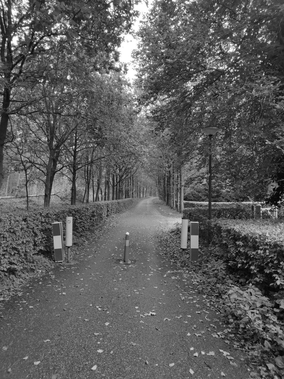
#> input picture Lab3/dataset/agv_clean.png, 284 x 379 px, shrunk from 1024 x 1365 before the run; the run also reads 1 picture not shown here
$ python task3_unsharp_highboost.py   (older library calls are emulated)
#> lines starting #> are read from the running program, lines starting #| are printed output that depends on the picture
import cv2
import numpy as np
import matplotlib.pyplot as plt
import os


# ============================================================
# TASK 3 - UNSHARP MASKING / HIGH-BOOST FILTERING
# ============================================================

output_dir = "../output/task3"
os.makedirs(output_dir, exist_ok=True)


# ------------------------------------------------------------
# Read images
# ------------------------------------------------------------

clean = cv2.imread(
    "../dataset/agv_clean.png",
    cv2.IMREAD_GRAYSCALE
)
#> clean is the input picture: shape (379, 284); min 0, max 255, mean 92.3

noisy = cv2.imread(
    "../dataset/agv_noisy_sigma10.png",
    cv2.IMREAD_GRAYSCALE
)

if clean is None or noisy is None:
    print("Error: Required images not found.")
    exit()


# ============================================================
# FROM-SCRATCH CORRELATION
# ============================================================

def correlate2d(image, kernel):

    image = image.astype(np.float32)
    kernel = kernel.astype(np.float32)

    h, w = image.shape
#> h = 379; w = 284
    kh, kw = kernel.shape

    ph = kh // 2
    pw = kw // 2

    padded = np.pad(
        image,
        (
            (ph, ph),
            (pw, pw)
        ),
        mode="constant",
        constant_values=0
    )
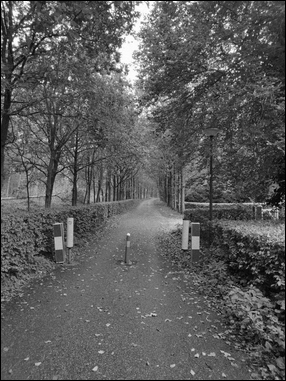
#> padded: shape (381, 286) float32; min 0, max 255, mean 90.7

    output = np.zeros_like(
        image,
        dtype=np.float32
    )

    for i in range(h):

        for j in range(w):

            region = padded[
                i:i + kh,
                j:j + kw
            ]

            output[i, j] = np.sum(
                region * kernel
            )
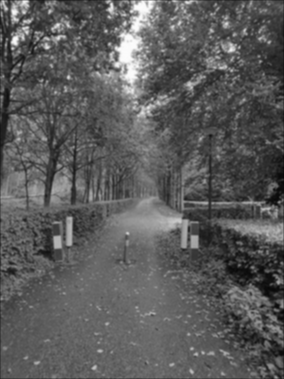
#> output: shape (379, 284) float32; min 7.88, max 252.1, mean 91.6

    return output


# ============================================================
# GAUSSIAN-LIKE SMOOTHING KERNEL
# ============================================================

kernel = np.array([
    [1, 2, 1],
    [2, 4, 2],
    [1, 2, 1]
], dtype=np.float32)

kernel = kernel / kernel.sum()


# ------------------------------------------------------------
# Blur image
# ------------------------------------------------------------

blurred = correlate2d(
    noisy,
    kernel
)


# ============================================================
# UNSHARP MASK
# ============================================================

high_frequency = (
    noisy.astype(np.float32)
    - blurred
)
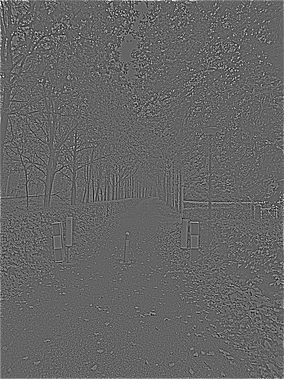
#> high_frequency: shape (379, 284) float32; min -64.75, max 98.94, mean 0.3; drawn with min black and max white


# ============================================================
# PSNR
# ============================================================

def calculate_psnr(original, processed):

    original = original.astype(np.float32)
    processed = processed.astype(np.float32)

    mse = np.mean(
        (original - processed) ** 2
    )

    if mse == 0:
        return float("inf")

    return 10 * np.log10(
        (255 ** 2) / mse
    )


# ============================================================
# SHARPNESS
# ============================================================

def calculate_sharpness(image):

    laplacian = cv2.Laplacian(
        image,
        cv2.CV_64F
    )

    return laplacian.var()


# ============================================================
# TEST DIFFERENT BOOST FACTORS
# ============================================================

k_values = [
    1,
    1.5,
    2,
    3
]

results = []


for k in k_values:

    print(
        f"Processing k = {k}"
    )

    sharpened = (
        noisy.astype(np.float32)
        + k * high_frequency
    )

    sharpened = np.clip(
        sharpened,
        0,
        255
    ).astype(np.uint8)

    # Save
    filename = f"k_{k}.png"

    cv2.imwrite(
        os.path.join(
            output_dir,
            filename
        ),
        sharpened
    )

    # Metrics
    psnr = calculate_psnr(
        clean,
        sharpened
    )

    sharpness = calculate_sharpness(
        sharpened
    )

    results.append(
        (
            k,
            psnr,
            sharpness
        )
    )
#> this loop made 4 passes
#> (mse in calculate_psnr, psnr, sharpness) on passes 1 to 4: (167.5, 25.89, 12158.1), (345.4, 22.75, 17713.5), (570.3, 20.57, 23849.9), (1112.8, 17.67, 37094.3)
#> pass 1, `sharpened = np.clip( sharpened, 0, 255 ).astype(np.uint8)`:
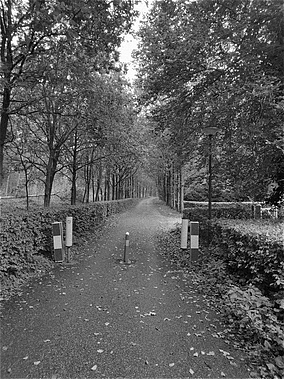
#> sharpened: shape (379, 284); min 0, max 255, mean 91.6
#> after the loop:
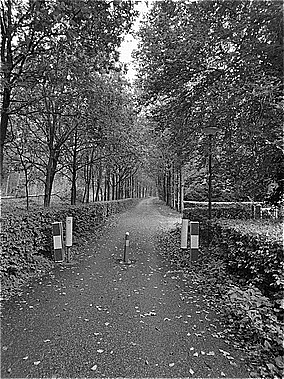
#> sharpened: shape (379, 284); min 0, max 255, mean 92.5
#> after the loop, results = [(1, 25.89, 12158.1), (1.5, 22.75, 17713.5), (2, 20.57, 23849.9), (3, 17.67, 37094.3)]


# ============================================================
# PRINT RESULTS
# ============================================================

print("\n")
print("=" * 60)
print("TASK 3 RESULTS")
print("=" * 60)

print(
    f"{'k':<10}"
    f"{'PSNR (dB)':<20}"
    f"{'Sharpness':<20}"
)

print("-" * 60)

for k, psnr, sharpness in results:

    print(
        f"{k:<10}"
        f"{psnr:<20.2f}"
        f"{sharpness:<20.2f}"
    )
#> this loop made 4 passes
#> (psnr, sharpness) on passes 3 to 4: (20.57, 23849.9), (17.67, 37094.3)
#| 1         25.89               12158.09
#| 1.5       22.75               17713.51
#| 2         20.57               23849.92
#| 3         17.67               37094.26


# ============================================================
# OUTPUT GRID
# ============================================================

fig, axes = plt.subplots(
    1,
    5,
    figsize=(18, 4)
)


axes[0].imshow(
    noisy,
    cmap="gray"
)

axes[0].set_title(
    "Noisy σ=10"
)

axes[0].axis("off")


for i, k in enumerate(k_values):

    sharpened = (
        noisy.astype(np.float32)
        + k * high_frequency
    )

    sharpened = np.clip(
        sharpened,
        0,
        255
    ).astype(np.uint8)

    axes[i + 1].imshow(
        sharpened,
        cmap="gray"
    )

    axes[i + 1].set_title(
        f"k = {k}"
    )

    axes[i + 1].axis("off")
#> this loop made 4 passes
#> pass 3, `sharpened = np.clip( sharpened, 0, 255 ).astype(np.uint8)`:
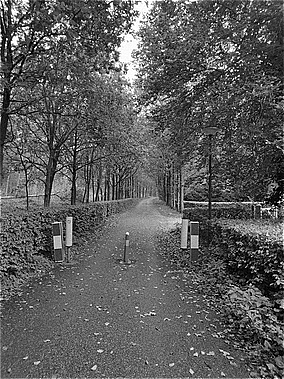
#> sharpened: shape (379, 284); min 0, max 255, mean 91.9


plt.tight_layout()

plt.savefig(
    os.path.join(
        output_dir,
        "task3_highboost_grid.png"
    ),
    dpi=200
)

plt.show()


# ============================================================
# SHARPNESS vs k
# ============================================================

k_list = [
    result[0]
    for result in results
]
#> k_list = [1, 1.5, 2, 3]

sharpness_list = [
    result[2]
    for result in results
]
#> sharpness_list = [12158.1, 17713.5, 23849.9, 37094.3]

plt.figure(
    figsize=(8, 5)
)

plt.plot(
    k_list,
    sharpness_list,
    marker="o"
)

plt.xlabel(
    "Boost Factor k"
)

plt.ylabel(
    "Sharpness (Variance of Laplacian)"
)

plt.title(
    "Sharpness vs Boost Factor"
)

plt.grid(True)

plt.savefig(
    os.path.join(
        output_dir,
        "sharpness_vs_k.png"
    ),
    dpi=200
)
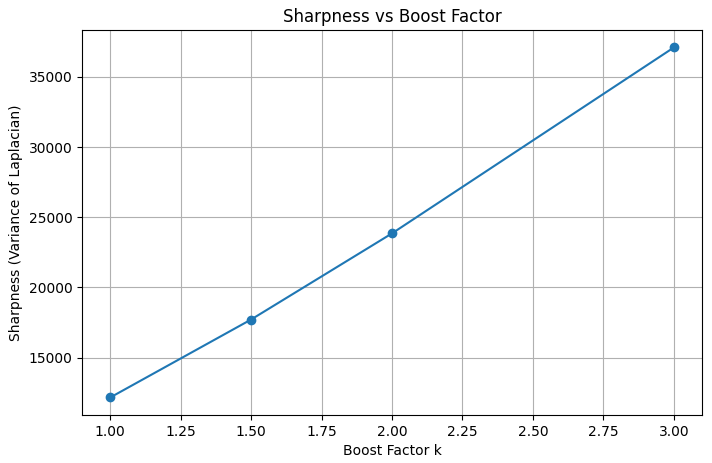
#> figure drawn by matplotlib, 1 panel

plt.show()


print("\nTask 3 completed successfully.")
